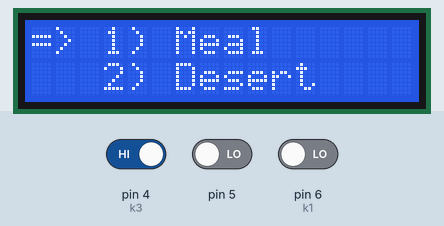
The sketch below on a simulated Arduino Uno, built with avr-gcc and run on an emulated ATmega328P. Shown: 16×2 character LCD. The inputs (shaded band) are chosen by the test bench; at power-on: pin 4 (k3) HIGH, pin 5 LOW, pin 6 (k1) LOW. What the sketch prints to the serial monitor is not drawn.

Above: at 0.9 s.
1.0 s: pin 4 (k3) driven LOW
At 2.7 s:
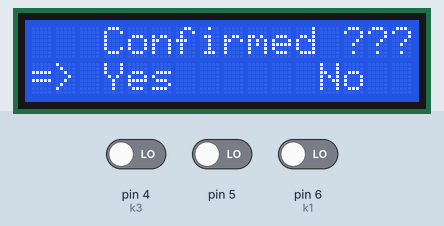
3.8 s: pin 4 (k3) driven HIGH
5.4 s: pin 5 driven HIGH
At 5.9 s:
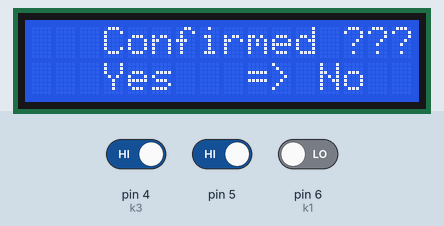
7.0 s: pin 4 (k3) driven LOW
At 8.0 s:
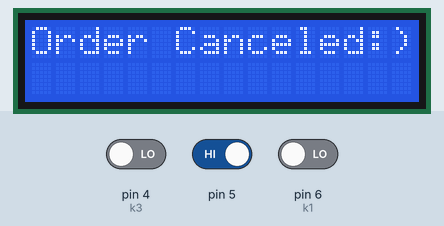
Timing chart, 0 to 9.7 s (numbered marks = the images above; inputs shaded):
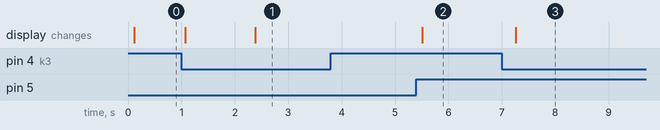

Measured:
- after the input at 1.0 s, the display: first changes after 0.08 s (image 1 shows a later state)
- after the input at 3.8 s, every drawn part: stays the same
- after the input at 5.4 s, the display: changes after 0.11 s (image 2)
- after the input at 7.0 s, the display: changes after 0.26 s (image 3)

The sketch:

BUTTON.ino
```cpp
#include <LiquidCrystal.h>

const int rs = 12, en = 11, d4 = 10, d5 = 9, d6 = 8, d7 = 7;
LiquidCrystal lcd(rs, en, d4, d5, d6, d7);
int k1 = 6, k2 =5, k3 = 4;
static int a=0,j=0,b;
class Button{
  int buttonState;        // Current state of the button
  int lastButtonState;    // Previous state of the button
  int buttonState_1;        // Current state of the button
  int lastButtonState_1;    // Previous state of the button
  bool outputState;      // Current state of the output (OFF by default)
  int buttonPin,counter=0;
  public:
  Button(int pin){
    buttonPin = pin;       // Pin connected to the button
    buttonState = HIGH;        // Current state of the button
    lastButtonState = HIGH;    // Previous state of the button
    outputState = false;      // Current state of the output (OFF by default)
    pinMode(buttonPin, INPUT);  // Set buttonPin as input with internal pull-up resistor
  }
  static void display_1(){
      lcd.setCursor(3, 0);
      lcd.print("1) Meal");lcd.setCursor(3, 1);
      lcd.print("2) Desert");
  }
  static void display_2(int x,int flag){
  int i,j,k,l;
    if(flag){
        i=0,j=1,k=9,l=1;
    }
    else{
        i=0,j=0,k=0,l=1;
    }
    if(x){
        lcd.setCursor(i, j);
        lcd.print("  ");
        lcd.setCursor(k, l);
        lcd.print("=>");
    }
    else{
      lcd.setCursor(k, l);
      lcd.print("  ");
      lcd.setCursor(i, j);
      lcd.print("=>");
    }
  }
  static bool longPress(){
  int count = 0;int x=1;
  while(!digitalRead(k3)){
    count++;
    delay(100);
    Serial.println(count);
    if(count>12){
      j=1;
      if(x==1) {lcd.clear();x=0;}
      lcd.setCursor(3, 0);lcd.print("Confirmed ???");
      lcd.setCursor(3, 1);lcd.print("Yes");
      lcd.setCursor(12, 1);lcd.print("No");
      lcd.setCursor(0, 1);lcd.print("=>");
    }
  }
  return j;
  }
  int onPress(){
    buttonState_1 = digitalRead(buttonPin);
    if (buttonState_1 == HIGH && lastButtonState_1 == LOW) {
      counter++;
      delay(100);
    }
    lastButtonState_1 = buttonState_1;
    counter = counter % 2;
    return counter;
    }

  bool press() {
    buttonState = digitalRead(buttonPin);
    if (buttonState != lastButtonState) {
      delay(50);
      if (buttonState == LOW) {
      outputState = true;a=1;
      return 1;
    }
    else {
      outputState = false;
      return 0;
    }
  }return 0;
  lastButtonState = buttonState;
  }
};
int flag = 0, q = 1, k = 0, p = 1, g = 1, bPress;
void setup() {

  Serial.begin(9600); lcd.begin(16, 2);
 Button a(k1), b(k2), c(k3), d(k1), e(k2), f(k3);
  while( 1 ) {
    if( a.press() ) {
      Button :: display_1();
      bPress = b.onPress();
      Button :: display_2( bPress, flag );
      int a=1;
      if( bPress ){
        int press = c.press();
        while( press ){
          if(a == 1) { lcd.clear(); a = 0;}
          lcd.setCursor(3, 0);lcd.print("1) Ice Cream");
          lcd.setCursor(3, 1);lcd.print("2) Milk Shake");
          int bPress = !b.onPress();
          Button :: display_2(bPress, flag);int x = 1;
          int longPress = Button :: longPress();
          while( longPress ) {k=0;
            Serial.println("Done");
            int bPress = b.onPress();flag=1;
            Button::display_2(bPress,flag);
            int cPress = c.onPress();
            cPress = c.press();Serial.print(cPress);
            if( !bPress && cPress ){
            k = 1;
            while ( k == 1) {
              delay( 200 );
              if(q == 1 ) { lcd.clear(); q=0;}
              lcd.setCursor(0, 0);lcd.print("Confirmed Order");
            }
          }
          else if( bPress && cPress ){k = 2;Serial.print(k);
            while(k==2) {
              delay(200);
              if(p == 1) {lcd.clear(); p = 0;}
              lcd.setCursor(0, 0);lcd.print("Order Canceled:)");
            }
          }
        }
      }
    }
      else{
        int fpress = f.press();
        while(fpress){
          if(g==1) {lcd.clear();g=0;}
          lcd.setCursor(3, 0);lcd.print("1) Fried Rice");
          lcd.setCursor(3, 1);lcd.print("2) Chicken");
          int ePress = e.onPress();
          Button::display_2(ePress,flag); int x=1;
          int longPress = Button::longPress();
          while(longPress) {k=0;
            Serial.println("Done");
          int ePress = e.onPress();flag=1;
          Button::display_2(ePress,flag);
          int cPress = f.onPress();
          cPress = f.press();Serial.print(cPress);
          if(!ePress && cPress){
            k=1;
            while(k==1) {
              delay(200);
              if(q==1) {lcd.clear();q=0;}
              lcd.setCursor(0, 0);lcd.print("Confirmed Order");Serial.print("dadaa");
            }
          }
          else if(ePress && cPress){k=2;Serial.print(k);
          while(k==2) {
            delay(200);
             if(p==1) {lcd.clear();p=0;}
             lcd.setCursor(0, 0);lcd.print("Order Canceled:)");Serial.print("dad");
          }
          }
          }
        }
      }

    }
  }
}
void loop(){

}
```
